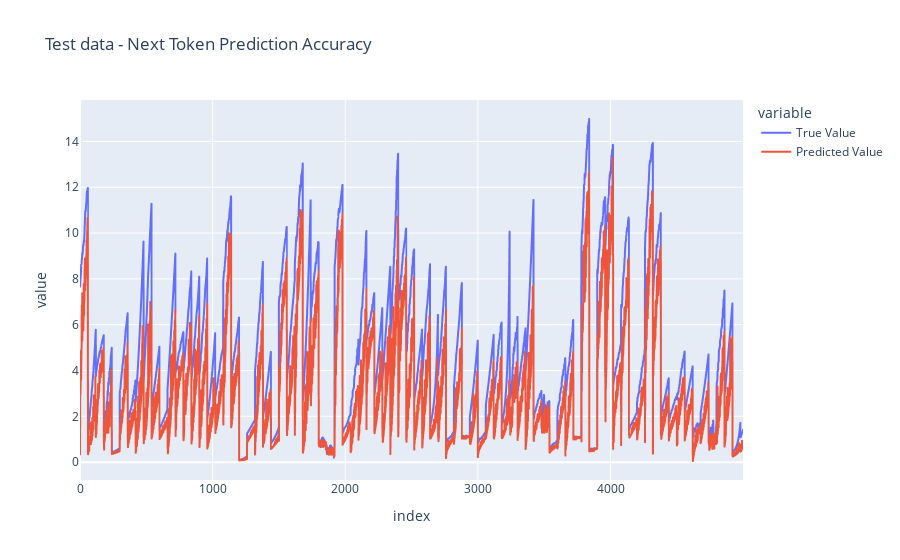

The code cell stored with this chart in its notebook:
### Markdown cell above
## test model load from wandb

### Code cell
import wandb
import os
api = wandb.Api()
artifact = api.artifact('smasadzadeh-freelancer/degradation-transformer/degradation-transformer-model:Production')

artifact_dir = artifact.download()

safetensor_filename="degradation_transformer_model.safetensors"
config_filename="degradation_transformer_model_config.json"

model_weights_path = os.path.join(artifact_dir, safetensor_filename)
config_path = os.path.join(artifact_dir, config_filename)

# Load config and create model
model_params = json.load(open(config_path))
model3 = DegradationTransformer(**model_params)
load_model(model3, model_weights_path)

learner3 = Learner(model3, optim=None, loss_func=None, 
                  train_loader=None, test_loader=None, cbs=[])

y_predict = learner3.predict(x_batch, num_periods=1)[0][:, -1]



df=pd.DataFrame([y_batch, y_predict]).T
df.columns = ['True Value', 'Predicted Value']
fig = px.line(df, labels={ 'x':['Predicted Value','Predicted Value']}, title='Test data - Next Token Prediction Accuracy')
fig.show()

### Figure 1 — Plotly figure (JSON) as saved in the notebook; plotly's stock layout.template omitted (floating-point values rounded to 4 significant figures; data arrays with more than 128 entries replaced by an {"elided": "..."} marker saying what was removed)
{"data": [{"hovertemplate": "variable=True Value<br>index=%{x}<br>value=%{y}<extra></extra>", "legendgroup": "True Value", "line": {"color": "#636efa", "dash": "solid"}, "marker": {"symbol": "circle"}, "mode": "lines", "name": "True Value", "showlegend": true, "type": "scattergl", "x": {"elided": "5000 int values"}, "xaxis": "x", "y": {"elided": "5000 float values"}, "yaxis": "y"}, {"hovertemplate": "variable=Predicted Value<br>index=%{x}<br>value=%{y}<extra></extra>", "legendgroup": "Predicted Value", "line": {"color": "#EF553B", "dash": "solid"}, "marker": {"symbol": "circle"}, "mode": "lines", "name": "Predicted Value", "showlegend": true, "type": "scattergl", "x": {"elided": "5000 int values"}, "xaxis": "x", "y": {"elided": "5000 float values"}, "yaxis": "y"}], "layout": {"legend": {"title": {"text": "variable"}, "tracegroupgap": 0}, "title": {"text": "Test data - Next Token Prediction Accuracy"}, "xaxis": {"anchor": "y", "domain": [0, 1], "title": {"text": "index"}}, "yaxis": {"anchor": "x", "domain": [0, 1], "title": {"text": "value"}}}}
